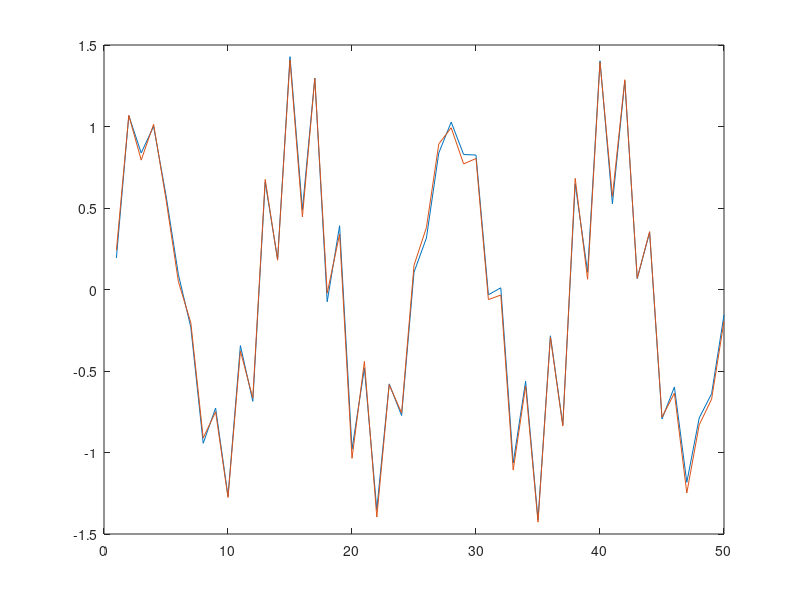

Reproduce this figure in MATLAB.
%% Load data
clear all;
close all;

%% Load files if exist
% ctrl_desired = csvread("cartpole_ctrl_check_KL13.csv");
% ctrl_pi_current = csvread("current_ctrl.csv");
% ctrl_sample_time = csvread("ctrl_sample_time.csv");
% ctrl_sample_cost = csvread("traj_cost.csv");
% reg_traj = csvread("_hessian_.csv");
% [K, T] = size(ctrl_sample_time);

%% KL Control example
K=20; T = 50;
reg_traj = ones(1, T) * 400;
mean = 0; variance = 0.1;
hess_reg_diag = diag(reg_traj);
sample_reg = eye(T) * 1/variance;
ctrl_desired = sin((1:T)./2)' + 0.5 * sin((1:T)*3 + 0.75)';

%% Compute the cost from trajectory
lambda = 0.5;
traj_cost = zeros(K, 1);
guess_ctrl = zeros(T, 1);
current_ctrl = zeros(1, T);

fig_1 = figure();
error = 100; iteration = 1;
while iteration < 100
    random_ctrl = normrnd(0,sqrt(variance),[K,T]);
    for sample = 1:1:K
        new_ctrl = current_ctrl + random_ctrl(sample, :);
%         new_ctrl = current_ctrl + ctrl_sample_time(sample, :);
        traj_cost(sample, 1) = (ctrl_desired' - new_ctrl)... 
            * hess_reg_diag * (ctrl_desired' - new_ctrl)'...
            + (new_ctrl - current_ctrl) * sample_reg ...
            * (new_ctrl - current_ctrl)';
    end
    traj_cost = traj_cost * 0.5 * lambda;
    min_cost = min(traj_cost);
    exp_cost = exp(-1/lambda * (traj_cost - min_cost));
    norm_const = sum(exp_cost);
    weights = exp_cost ./ norm_const;
%     current_ctrl = current_ctrl +(weights' * ctrl_sample_time);
    current_ctrl = current_ctrl +(weights' * random_ctrl);
    clf(fig_1);
    subplot(1, 1, 1)
    plot(ctrl_desired);
    hold on 
    plot(current_ctrl);
%     subplot(2, 1, 2)
%     plot(ctrl_desired);
%     hold on
%     plot(ctrl_pi_current);
    drawnow;
    error = rms(current_ctrl - ctrl_desired');
    fprintf("Error: %d error at iteration: %i \n", error, iteration);
    variance = variance * 0.95;
    iteration = 1 + iteration;
end